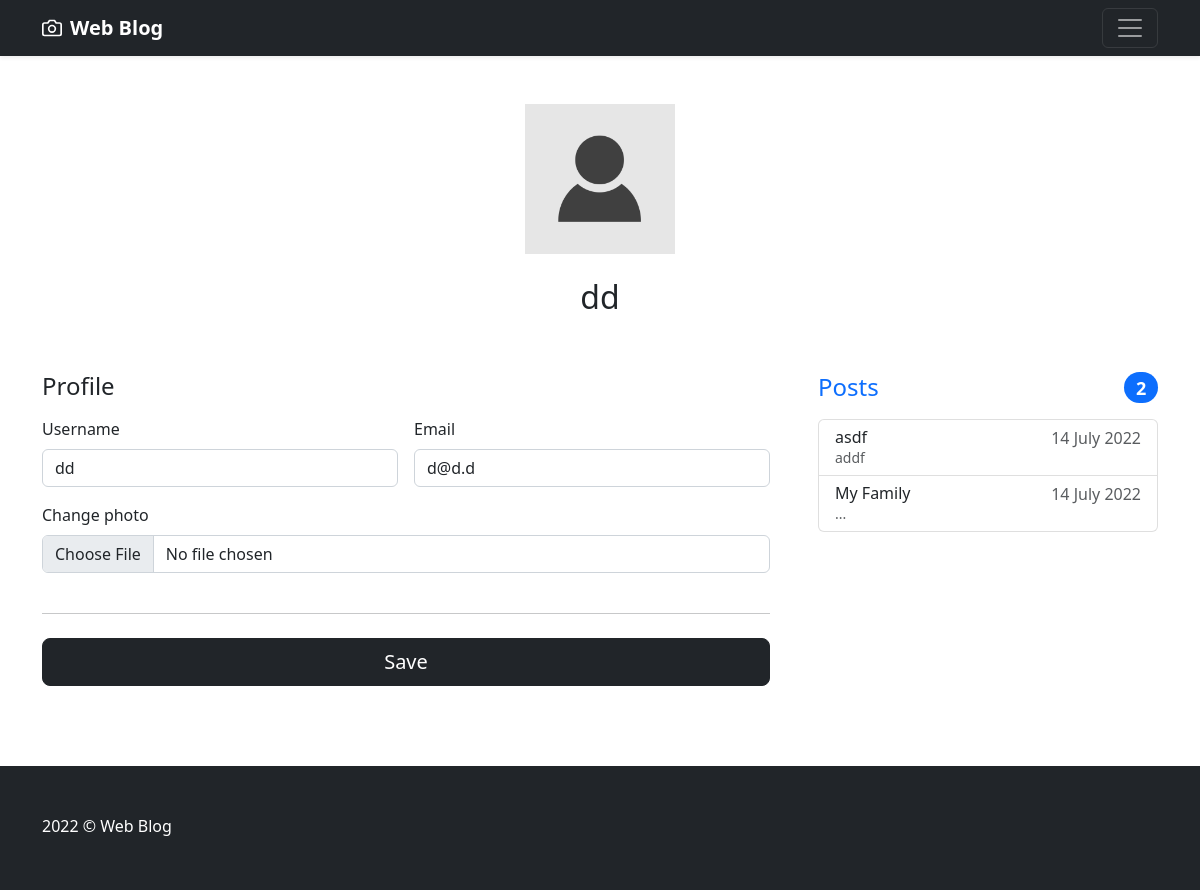
The app's page /account/ (signed in) with its own data.
### web_blog/models.py (models this page shows, shortened)
class User(db.Model, UserMixin):
    id = db.Column(db.Integer, primary_key=True)
    username = db.Column(db.String(20), unique=True, nullable=False)
    email = db.Column(db.String(100), unique=True, nullable=False)
    image_file = db.Column(db.String(50), nullable=False,
                           default='default.png')
    password = db.Column(db.String(60), nullable=False)
    posts = db.relationship('Post', backref='author', lazy=True)

class Post(db.Model):
    id = db.Column(db.Integer, primary_key=True)
    title = db.Column(db.String(100), nullable=False)
    date_posted = db.Column(db.DateTime, nullable=False,
                            default=datetime.utcnow)
    content = db.Column(db.Text, nullable=False)
    user_id = db.Column(db.Integer, db.ForeignKey('user.id'),
                        nullable=False)
    image_file = db.Column(db.String(50), nullable=False,
                           default='default_post.png')
    posts = db.relationship('Comment', backref='author', lazy=True)

### web_blog/users/routes.py (the view)
@users.route('/account/', methods=['GET', 'POST'])
@login_required
def account():
    form = UpdateAccountForm()
    if form.validate_on_submit():
        if form.picture.data:
            picture_file = save_picture(form.picture.data, 'profile_pics')
            current_user.image_file = picture_file
        current_user.username = form.username.data
        current_user.email = form.email.data
        db.session.commit()
        return redirect(url_for('users.account'))
    elif request.method == 'GET':
        form.username.data = current_user.username
        form.email.data = current_user.email
        page = request.args.get('page', 1, type=int)
        user = User.query.filter_by(username=form.username.data).first_or_404()
        posts = Post.query.filter_by(author=user) \
            .order_by(Post.date_posted.desc())
    image_file = url_for('static', filename='profile_pics/' +
                                            current_user.image_file)
    return render_template('users/profile.html', title='Profile',
                           image_file=image_file, form=form, posts=posts,
                           user=user)

### web_blog/users/forms.py (shortened to what this page needs)
class UpdateAccountForm(FlaskForm):
    username = StringField('Username',
                           validators=[
                               DataRequired(),
                               Length(min=2, max=20)
                           ])
    email = StringField('Email',
                        validators=[
                            DataRequired(),
                            Email()
                        ])
    picture = FileField('Change photo',
                        validators=[
                            FileAllowed(['jpg', 'jpeg', 'png'])
                        ])
    submit = SubmitField('Save')

### web_blog/models.py (called while the page is built)
@login_manager.user_loader
def load_user(user_id):
    return User.query.get(int(user_id))

### web_blog/templates/users/profile.html (shortened to what this page needs)
{% extends 'layout.html' %}
{% block content %}
<div class="container" style="margin-bottom: 10vh;">
    <main>
        <div class="py-5 text-center">
            <img class="d-block mx-auto mb-4" src="{{ image_file }}" alt="" height="150" width="150">
            <h2>{{ current_user.username }}</h2>
        </div>
        <div class="row g-5">
            {% if posts.count() %}
                <div class="col-md-5 col-lg-4 order-md-last">
                    <h4 class="d-flex justify-content-between align-items-center mb-3">
                        <span class="text-primary">Posts</span>
                        <span class="badge bg-primary rounded-pill">{{ posts.count() }}</span>
                    </h4>
                    <ul class="list-group mb-3">
                        {% for post in posts %}
                            <li class="list-group-item d-flex justify-content-between lh-sm">
                                <div>
                                    <h6 class="my-0">{{ post.title }}</h6>
                                    <small class="text-muted">
                                        {% if post.content|length < 25 %}
                                            {{ post.content }}
                                        {% else %}
                                            {{ post.content[:25] }}...
                                        {% endif %}
                                    </small>
                                </div>
                                <span class="text-muted">{{ post.date_posted.strftime('%d %B %Y') }}</span>
                            </li>
                        {% endfor %}
                    </ul>
                </div>
            {% endif %}
            <div class="col-md-7 col-lg-8">
                <h4 class="mb-3">Profile</h4>
                <form class="needs-validation" method="POST" action="" enctype="multipart/form-data">
                    <div class="row g-3">
                        <div class="col-sm-6">
                            {{ form.username.label(class='form-label') }}
                            {% if form.username.errors %}
                                {{ form.username(class='form-control') }}
                                {% for error in form.username.errors %}
                                    {{ form.username(class='form-control') }}
                                    <div class="invalid-feedback">
                                        {{ error }}
                                    </div>
                                {% endfor %}
                            {% else %}
                                {{ form.username(class='form-control') }}
                            {% endif %}
                        </div>
                        <div class="col-sm-6">
                            {{ form.email.label(class='form-label') }}
                            {% if form.email.errors %}
                                {{ form.email(class='form-control') }}
                                {% for error in form.email.errors %}
                                    {{ form.email(class='form-control') }}
                                    <div class="invalid-feedback">
                                        {{ error }}
                                    </div>
                                {% endfor %}
                            {% else %}
                                {{ form.email(class='form-control') }}
                            {% endif %}
                        </div>
                        <div class="col-sm-12">
                            {{ form.picture.label(class='form-label') }}
                            <div class="input-group">
                                {{ form.picture(class='form-control') }}
                            </div>
                        </div>
                        <div class="col-sm-12">
                            <hr class="my-4">
                            {{ form.submit(class='w-100 btn btn-dark btn-lg') }}
                        </div>
                    </div>
                </form>
            </div>
        </div>
    </main>
</div>
{% endblock %}

### web_blog/templates/layout.html (style rules this page uses)
body { height: 100vh; align-items: center; }

### records on screen
User: username "dd", email "d@d.d"
Post: title "asdf", content "addf", date_posted "14 July 2022"
Post: title "My Family", content "...", date_posted "14 July 2022"

### other values on screen
{{ posts.count() }} "2"
